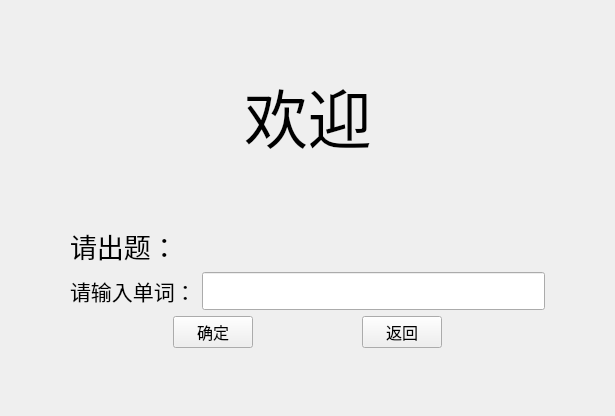
<?xml version="1.0" encoding="UTF-8"?>
<ui version="4.0">
 <class>create</class>
 <widget class="QWidget" name="create">
  <property name="geometry">
   <rect>
    <x>0</x>
    <y>0</y>
    <width>615</width>
    <height>416</height>
   </rect>
  </property>
  <property name="windowTitle">
   <string>Form</string>
  </property>
  <layout class="QVBoxLayout" name="verticalLayout">
   <item>
    <spacer name="verticalSpacer">
     <property name="orientation">
      <enum>Qt::Vertical</enum>
     </property>
     <property name="sizeHint" stdset="0">
      <size>
       <width>20</width>
       <height>39</height>
      </size>
     </property>
    </spacer>
   </item>
   <item>
    <layout class="QHBoxLayout" name="horizontalLayout">
     <item>
      <spacer name="horizontalSpacer">
       <property name="orientation">
        <enum>Qt::Horizontal</enum>
       </property>
       <property name="sizeHint" stdset="0">
        <size>
         <width>40</width>
         <height>20</height>
        </size>
       </property>
      </spacer>
     </item>
     <item>
      <widget class="QLabel" name="label">
       <property name="font">
        <font>
         <family>华文彩云</family>
         <pointsize>48</pointsize>
        </font>
       </property>
       <property name="text">
        <string>欢迎</string>
       </property>
      </widget>
     </item>
     <item>
      <spacer name="horizontalSpacer_2">
       <property name="orientation">
        <enum>Qt::Horizontal</enum>
       </property>
       <property name="sizeHint" stdset="0">
        <size>
         <width>40</width>
         <height>20</height>
        </size>
       </property>
      </spacer>
     </item>
    </layout>
   </item>
   <item>
    <spacer name="verticalSpacer_2">
     <property name="orientation">
      <enum>Qt::Vertical</enum>
     </property>
     <property name="sizeHint" stdset="0">
      <size>
       <width>20</width>
       <height>18</height>
      </size>
     </property>
    </spacer>
   </item>
   <item>
    <layout class="QHBoxLayout" name="horizontalLayout_3" stretch="1,8,1">
     <item>
      <spacer name="horizontalSpacer_6">
       <property name="orientation">
        <enum>Qt::Horizontal</enum>
       </property>
       <property name="sizeHint" stdset="0">
        <size>
         <width>40</width>
         <height>20</height>
        </size>
       </property>
      </spacer>
     </item>
     <item>
      <layout class="QGridLayout" name="gridLayout">
       <item row="0" column="0">
        <widget class="QLabel" name="label_2">
         <property name="font">
          <font>
           <family>方正姚体</family>
           <pointsize>20</pointsize>
          </font>
         </property>
         <property name="text">
          <string>请出题：</string>
         </property>
        </widget>
       </item>
       <item row="0" column="1">
        <spacer name="horizontalSpacer_5">
         <property name="orientation">
          <enum>Qt::Horizontal</enum>
         </property>
         <property name="sizeHint" stdset="0">
          <size>
           <width>448</width>
           <height>20</height>
          </size>
         </property>
        </spacer>
       </item>
       <item row="1" column="0">
        <widget class="QLabel" name="label_3">
         <property name="font">
          <font>
           <family>方正姚体</family>
           <pointsize>16</pointsize>
          </font>
         </property>
         <property name="text">
          <string>请输入单词：</string>
         </property>
        </widget>
       </item>
       <item row="1" column="1">
        <widget class="QLineEdit" name="input_lineEdit">
         <property name="font">
          <font>
           <family>Agency FB</family>
           <pointsize>16</pointsize>
           <weight>50</weight>
           <bold>false</bold>
          </font>
         </property>
        </widget>
       </item>
       <item row="2" column="0" colspan="2">
        <layout class="QHBoxLayout" name="horizontalLayout_2">
         <item>
          <spacer name="horizontalSpacer_4">
           <property name="orientation">
            <enum>Qt::Horizontal</enum>
           </property>
           <property name="sizeHint" stdset="0">
            <size>
             <width>58</width>
             <height>29</height>
            </size>
           </property>
          </spacer>
         </item>
         <item>
          <widget class="QPushButton" name="confirm_pushButton">
           <property name="font">
            <font>
             <family>方正姚体</family>
             <pointsize>12</pointsize>
            </font>
           </property>
           <property name="text">
            <string>确定</string>
           </property>
          </widget>
         </item>
         <item>
          <spacer name="horizontalSpacer_3">
           <property name="orientation">
            <enum>Qt::Horizontal</enum>
           </property>
           <property name="sizeHint" stdset="0">
            <size>
             <width>58</width>
             <height>20</height>
            </size>
           </property>
          </spacer>
         </item>
         <item>
          <widget class="QPushButton" name="back_pushButton">
           <property name="font">
            <font>
             <family>方正姚体</family>
             <pointsize>12</pointsize>
            </font>
           </property>
           <property name="text">
            <string>返回</string>
           </property>
          </widget>
         </item>
         <item>
          <spacer name="horizontalSpacer_8">
           <property name="orientation">
            <enum>Qt::Horizontal</enum>
           </property>
           <property name="sizeHint" stdset="0">
            <size>
             <width>58</width>
             <height>20</height>
            </size>
           </property>
          </spacer>
         </item>
        </layout>
       </item>
      </layout>
     </item>
     <item>
      <spacer name="horizontalSpacer_7">
       <property name="orientation">
        <enum>Qt::Horizontal</enum>
       </property>
       <property name="sizeHint" stdset="0">
        <size>
         <width>40</width>
         <height>20</height>
        </size>
       </property>
      </spacer>
     </item>
    </layout>
   </item>
   <item>
    <spacer name="verticalSpacer_3">
     <property name="orientation">
      <enum>Qt::Vertical</enum>
     </property>
     <property name="sizeHint" stdset="0">
      <size>
       <width>20</width>
       <height>39</height>
      </size>
     </property>
    </spacer>
   </item>
  </layout>
 </widget>
 <resources/>
 <connections/>
</ui>
